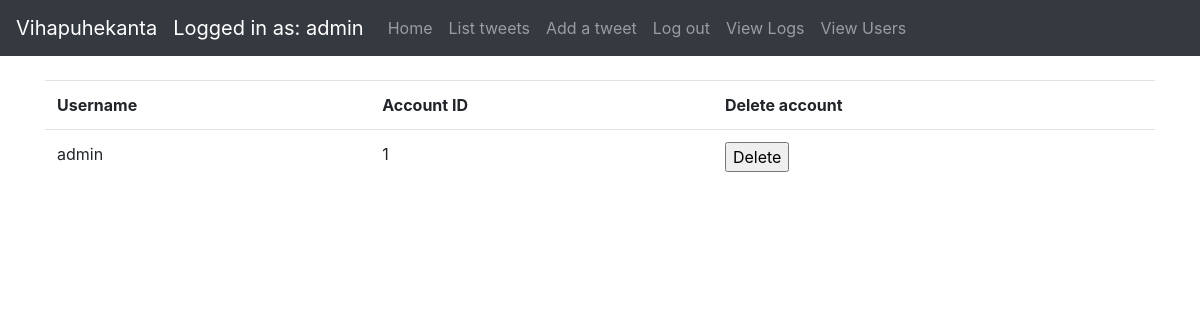
Before: /auth/users (signed in) with the older database file.
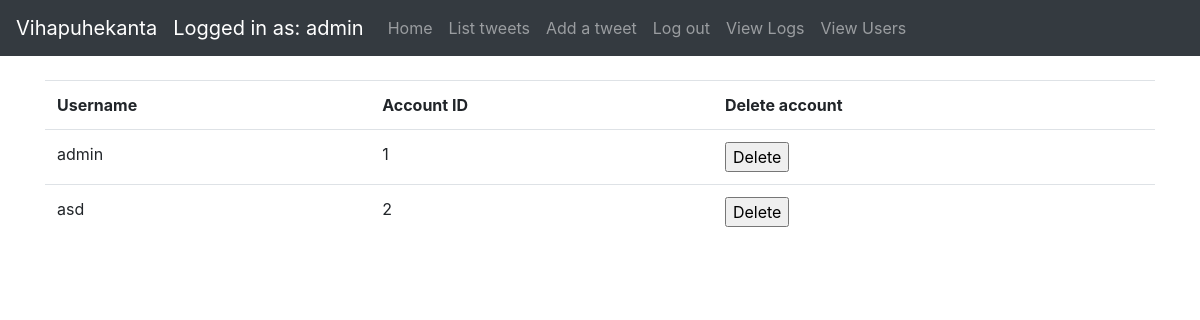
After: the same page with the newer database file.
### application/auth/models.py (models this page shows, shortened)
class User(db.Model):
    __tablename__ = "account"
    id = db.Column(db.Integer, primary_key=True)
    date_created = db.Column(db.DateTime, default=db.func.current_timestamp())
    date_modified = db.Column(db.DateTime, default=db.func.current_timestamp(),
                              onupdate=db.func.current_timestamp())
    name = db.Column(db.String(144), nullable=False)
    username = db.Column(db.String(144), nullable=False)
    password = db.Column(db.String(144), nullable=False)
    urole = db.Column(db.String(80))
    tweets = db.relationship("Tweet", backref='account', lazy=True)
    def roles(self):
        if self.urole == "ADMIN":
            return ["ADMIN"]
        else:
            return ["USER"]

### application/auth/views.py (the view)
@app.route("/auth/users", methods=['GET'])
@login_required(role="ADMIN")
def auth_users():
    users = db.session().query(User).all()
    return render_template("auth/users.html", users=users)

### application/__init__.py (called while the page is built)
def login_required(role="ADMIN"):
    def wrapper(fn):
        @wraps(fn)
        def decorated_view(*args, **kwargs):
            if not current_user:
                return login_manager.unauthorized()
            if not current_user.is_authenticated:
                return login_manager.unauthorized()
            unauthorized = False
            if role != "ANY":
                unauthorized = True
                for user_role in current_user.roles():
                    if user_role == "ADMIN":
                        unauthorized = False
                        break
            if unauthorized:
                return login_manager.unauthorized()
            return fn(*args, **kwargs)
        return decorated_view
    return wrapper

@login_manager.user_loader
def load_user(user_id):
    return User.query.get(user_id)

### application/templates/auth/users.html (shortened to what this page needs)
{% extends "layout.html" %}
{% block body %}
    {% if current_user.is_authenticated %}
        <table class="table table-hover">
            <tr>
                <th>Username</th>
                <th>Account ID</th>
                <th>Delete account</th>
            </tr>
            {% for user in users %}
                <tr>
                    <td>{{ user.name }}</td>
                    <td>{{ user.id }}</td>
                    <td>
                        <form method="POST" action="{{ url_for('users_delete', id = user.id) }}">
                            <input type="submit" value="Delete">
                        </form>
                    </td>
                </tr>
            {% endfor %}
        </table>
    {% else %}
        <div>Log in</div>
    {% endif %}
{% endblock %}

### application/templates/layout.html (shortened to what this page needs)
<!DOCTYPE html>
<html>
<head>
    <link rel="stylesheet" href="https://maxcdn.bootstrapcdn.com/bootstrap/4.0.0/css/bootstrap.min.css"
>
</head>
<body>
<nav class="navbar navbar-expand-md navbar-dark bg-dark mb-4">
    <a class="navbar-brand" href="#">Vihapuhekanta</a>
    {% if current_user.is_authenticated %}
        <ul class="navbar-nav mr-auto">
            <li>
                <a class="navbar-brand" href="#">Logged in as: {{ current_user.name }}</a>
            </li>
            <li class="nav-item">
                <a class="nav-link" href="/">Home</a>
            </li>
            <li class="nav-item">
                <a class="nav-link" href="{{ url_for('tweets_index') }}">List tweets</a>
            </li>
            <li class="nav-item">
                <a class="nav-link" href="{{ url_for('tweets_form') }}">Add a tweet</a>
            </li>
            <li class="nav-item">
                <a class="nav-link" href="{{ url_for('auth_logout') }}">Log out</a>
            </li>
            {% if current_user.urole == "ADMIN" %}
                <li class="nav-item">
                    <a class="nav-link" href="{{ url_for('view_logs') }}">View Logs</a>
                </li>
                <li class="nav-item">
                    <a class="nav-link" href="{{ url_for('auth_users') }}">View Users</a>
                </li>
            {% endif %}
        </ul>
    {% endif %}
</nav>
<main role="main" class="container">
    {% block body %}{% endblock %}
</main>
</body>
</html>

Changed rows visible on the page:
added User: name "asd", id "2"
